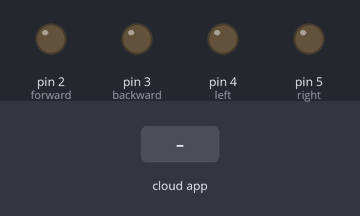
The sketch below on a simulated Arduino Uno, built with avr-gcc and run on an emulated ATmega328P. Shown: output pins drawn as LEDs (lit = HIGH). The inputs (shaded band) are chosen by the test bench. The ROS host is connected and sends only what is stated.

Above: at 1.2 s.
1.3 s: the phone or cloud app sets relayF to 1
At 1.9 s:
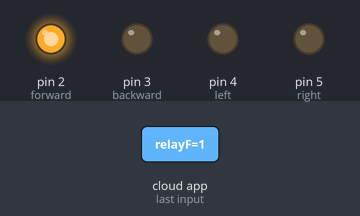
2.8 s: the phone or cloud app sets relayB to 1
At 4.0 s:
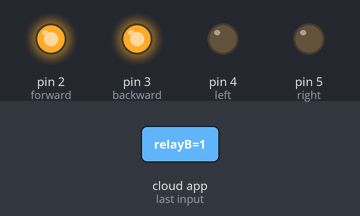
4.3 s: the phone or cloud app sets relayL to 1
At 5.4 s:
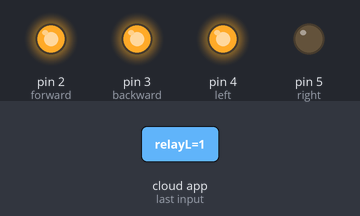
5.8 s: the phone or cloud app sets relayR to 1
At 6.5 s:
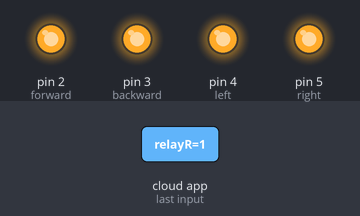
7.3 s: the phone or cloud app sets relayF to 0
At 7.7 s:
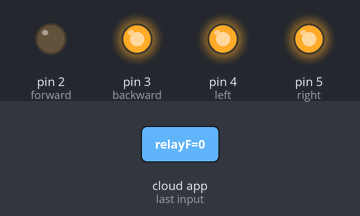
8.8 s: the phone or cloud app sets relayB to 0
At 10.0 s:
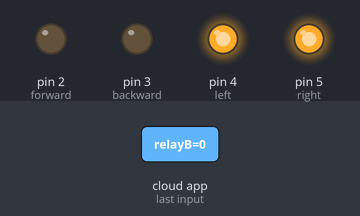
Timing chart, 0 to 11.3 s (numbered marks = the images above; inputs shaded):
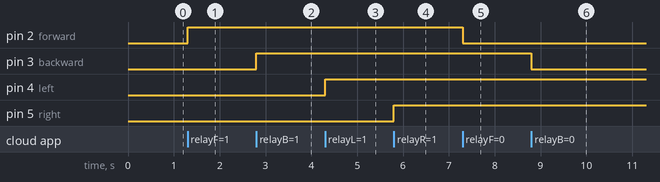

Measured:
- after the input at 1.3 s, pin 2 (forward): LOW → HIGH at once
- after the input at 2.8 s, pin 3 (backward): LOW → HIGH at once
- after the input at 4.3 s, pin 4 (left): LOW → HIGH at once
- after the input at 5.8 s, pin 5 (right): LOW → HIGH at once
- after the input at 7.3 s, pin 2 (forward): HIGH → LOW at once
- after the input at 8.8 s, pin 3 (backward): HIGH → LOW at once

The sketch:

relay_control_node.ino
```cpp
/*
 * Title: Relay Control
 * Author: Khairul Izwan 10-06-2020
 * Description: Read keyboard strokes (Int64) to activate Relay
 */

//include necessary library
#include <ros.h>
#include "std_msgs/String.h"
#include "std_msgs/Bool.h"

#define forward 2
#define backward 3
#define left 4
#define right 5

//Callback function for std_msgs::Bool
void messageCb_relayF(const std_msgs::Bool &msg)
{
//  Get the ros topic value
  bool state = msg.data;

  if (state == true)
  {
    digitalWrite(forward, 1);
  }
  else
  {
    digitalWrite(forward, 0);
  }
}

//Callback function for std_msgs::Bool
void messageCb_relayB(const std_msgs::Bool &msg)
{
//  Get the ros topic value
  bool state = msg.data;

  if (state == true)
  {
    digitalWrite(backward, 1);
  }
  else
  {
    digitalWrite(backward, 0);
  }
}

//Callback function for std_msgs::Bool
void messageCb_relayL(const std_msgs::Bool &msg)
{
//  Get the ros topic value
  bool state = msg.data;

  if (state == true)
  {
    digitalWrite(left, 1);
  }
  else
  {
    digitalWrite(left, 0);
  }
}

//Callback function for std_msgs::Bool
void messageCb_relayR(const std_msgs::Bool &msg)
{
//  Get the ros topic value
  bool state = msg.data;

  if (state == true)
  {
    digitalWrite(right, 1);
  }
  else
  {
    digitalWrite(right, 0);
  }
}

//Set up the ros node (publisher and subscriber)
ros::Subscriber<std_msgs::Bool> sub_relayF("/relayF", messageCb_relayF);
ros::Subscriber<std_msgs::Bool> sub_relayB("/relayB", messageCb_relayB);
ros::Subscriber<std_msgs::Bool> sub_relayL("/relayL", messageCb_relayL);
ros::Subscriber<std_msgs::Bool> sub_relayR("/relayR", messageCb_relayR);

ros::NodeHandle nh;

//put your setup code here, to run once:
void setup()
{

//Input/Output Pins Assigment
  pinMode(forward, OUTPUT);
  pinMode(backward, OUTPUT);
  pinMode(left, OUTPUT);
  pinMode(right, OUTPUT);

//Initiate ROS-node
  nh.initNode();
  nh.subscribe(sub_relayF);
  nh.subscribe(sub_relayB);
  nh.subscribe(sub_relayL);
  nh.subscribe(sub_relayR);
}

//put your main code here, to run repeatedly:
void loop()
{
  nh.spinOnce();
}
```
